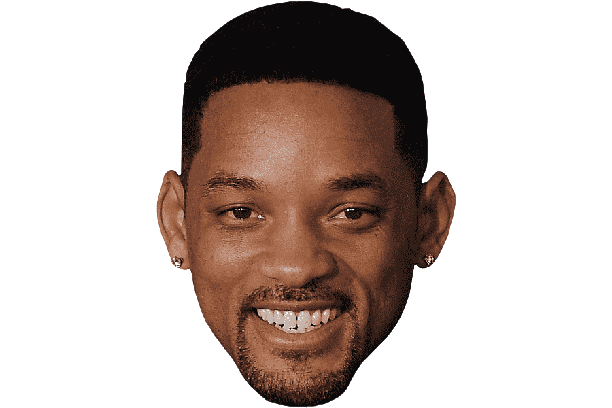
#> input picture mapeo_elipse_cilindirca/smith.png, 612 x 408 px
$ jupyter execute --allow-errors mapeo_elipse.ipynb
#> lines starting #> are read from the running program, lines starting #| are printed output that depends on the picture
[cell 1]
from PIL import Image
import math
import matplotlib.pyplot as plt

[cell 2]
imagen = Image.open("smith.png")
#> imagen is the input picture: PIL image 612x408 RGBA; mean R, G, B, A 34, 21.5, 16.4, 87.8
alto, ancho = imagen.size
#> alto = 612; ancho = 408
plt.imshow(imagen)

[cell 3]
fotoX = imagen.copy()

#> (the rest of this cell did not finish here and is left out)

[cell 4]
fotoY = imagen.copy()

for x in range(imagen.size[0]):
    for y in range(imagen.size[1]):
        yp = 1 - y / (imagen.size[1] / 2)  # x' es el coseno de la transformación cilíndrica
        if yp != 0:
            fy = math.atan(1.5 * math.sqrt(1 - yp ** 2) / yp) * imagen.size[1] / math.pi


        r = imagen.getpixel((x, fy))[0]
        g = imagen.getpixel((x, fy))[1]
        b = imagen.getpixel((x, fy))[2]

        fotoY.putpixel((x, y), (r, g, b))
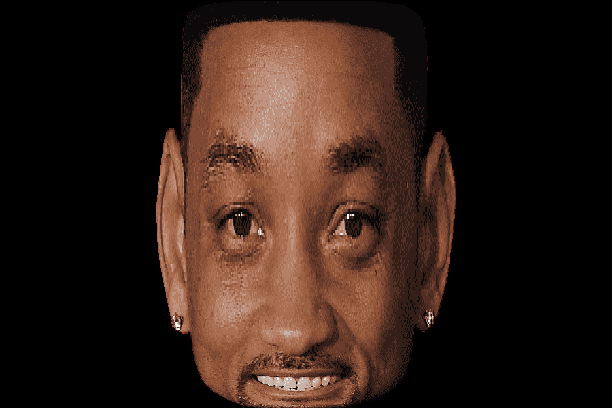
#> fotoY: PIL image 612x408 RGBA; mean R, G, B, A 48, 30.3, 22.8, 255

plt.imshow(fotoY)
